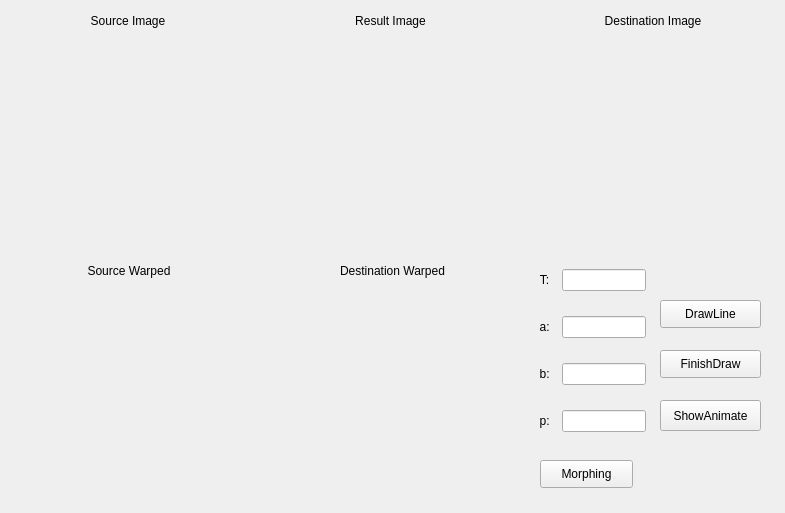
<?xml version="1.0" encoding="UTF-8"?>
<ui version="4.0">
 <class>MainWindow</class>
 <widget class="QMainWindow" name="MainWindow">
  <property name="geometry">
   <rect>
    <x>0</x>
    <y>0</y>
    <width>785</width>
    <height>513</height>
   </rect>
  </property>
  <property name="windowTitle">
   <string>MainWindow</string>
  </property>
  <widget class="QWidget" name="centralwidget">
   <widget class="QWidget" name="horizontalLayoutWidget">
    <property name="geometry">
     <rect>
      <x>0</x>
      <y>40</y>
      <width>781</width>
      <height>191</height>
     </rect>
    </property>
    <layout class="QHBoxLayout" name="horizontalLayout">
     <item>
      <widget class="QLabel" name="sourceimg">
       <property name="minimumSize">
        <size>
         <width>255</width>
         <height>189</height>
        </size>
       </property>
       <property name="maximumSize">
        <size>
         <width>255</width>
         <height>189</height>
        </size>
       </property>
       <property name="text">
        <string/>
       </property>
      </widget>
     </item>
     <item>
      <widget class="QLabel" name="resultimg">
       <property name="minimumSize">
        <size>
         <width>255</width>
         <height>189</height>
        </size>
       </property>
       <property name="maximumSize">
        <size>
         <width>255</width>
         <height>189</height>
        </size>
       </property>
       <property name="text">
        <string/>
       </property>
      </widget>
     </item>
     <item>
      <widget class="QLabel" name="destinationimg">
       <property name="minimumSize">
        <size>
         <width>255</width>
         <height>189</height>
        </size>
       </property>
       <property name="maximumSize">
        <size>
         <width>255</width>
         <height>189</height>
        </size>
       </property>
       <property name="text">
        <string/>
       </property>
      </widget>
     </item>
    </layout>
   </widget>
   <widget class="QWidget" name="horizontalLayoutWidget_2">
    <property name="geometry">
     <rect>
      <x>0</x>
      <y>0</y>
      <width>781</width>
      <height>41</height>
     </rect>
    </property>
    <layout class="QHBoxLayout" name="horizontalLayout_2">
     <item>
      <widget class="QLabel" name="label_3">
       <property name="text">
        <string>Source Image</string>
       </property>
       <property name="alignment">
        <set>Qt::AlignCenter</set>
       </property>
      </widget>
     </item>
     <item>
      <widget class="QLabel" name="label_2">
       <property name="text">
        <string>Result Image</string>
       </property>
       <property name="alignment">
        <set>Qt::AlignCenter</set>
       </property>
      </widget>
     </item>
     <item>
      <widget class="QLabel" name="label">
       <property name="text">
        <string>Destination Image</string>
       </property>
       <property name="alignment">
        <set>Qt::AlignCenter</set>
       </property>
      </widget>
     </item>
    </layout>
   </widget>
   <widget class="QWidget" name="gridLayoutWidget">
    <property name="geometry">
     <rect>
      <x>530</x>
      <y>250</y>
      <width>116</width>
      <height>201</height>
     </rect>
    </property>
    <layout class="QGridLayout" name="gridLayout">
     <item row="2" column="1">
      <widget class="QLineEdit" name="Getb"/>
     </item>
     <item row="0" column="1">
      <widget class="QLineEdit" name="GetT"/>
     </item>
     <item row="0" column="0">
      <widget class="QLabel" name="label_4">
       <property name="font">
        <font>
         <pointsize>9</pointsize>
        </font>
       </property>
       <property name="text">
        <string>   T:  </string>
       </property>
       <property name="alignment">
        <set>Qt::AlignCenter</set>
       </property>
      </widget>
     </item>
     <item row="1" column="0">
      <widget class="QLabel" name="label_5">
       <property name="font">
        <font>
         <pointsize>9</pointsize>
        </font>
       </property>
       <property name="text">
        <string> a:</string>
       </property>
       <property name="alignment">
        <set>Qt::AlignCenter</set>
       </property>
      </widget>
     </item>
     <item row="1" column="1">
      <widget class="QLineEdit" name="Geta"/>
     </item>
     <item row="2" column="0">
      <widget class="QLabel" name="label_6">
       <property name="font">
        <font>
         <pointsize>9</pointsize>
        </font>
       </property>
       <property name="text">
        <string> b:</string>
       </property>
       <property name="alignment">
        <set>Qt::AlignCenter</set>
       </property>
      </widget>
     </item>
     <item row="3" column="0">
      <widget class="QLabel" name="label_7">
       <property name="font">
        <font>
         <pointsize>9</pointsize>
        </font>
       </property>
       <property name="text">
        <string> p:</string>
       </property>
       <property name="alignment">
        <set>Qt::AlignCenter</set>
       </property>
      </widget>
     </item>
     <item row="3" column="1">
      <widget class="QLineEdit" name="Getp"/>
     </item>
    </layout>
   </widget>
   <widget class="QPushButton" name="Morphing">
    <property name="geometry">
     <rect>
      <x>540</x>
      <y>460</y>
      <width>93</width>
      <height>28</height>
     </rect>
    </property>
    <property name="text">
     <string>Morphing</string>
    </property>
   </widget>
   <widget class="QWidget" name="horizontalLayoutWidget_3">
    <property name="geometry">
     <rect>
      <x>0</x>
      <y>300</y>
      <width>519</width>
      <height>191</height>
     </rect>
    </property>
    <layout class="QHBoxLayout" name="horizontalLayout_3">
     <item>
      <widget class="QLabel" name="destinationWarp">
       <property name="minimumSize">
        <size>
         <width>255</width>
         <height>189</height>
        </size>
       </property>
       <property name="maximumSize">
        <size>
         <width>255</width>
         <height>189</height>
        </size>
       </property>
       <property name="text">
        <string/>
       </property>
      </widget>
     </item>
     <item>
      <widget class="QLabel" name="sourceWarp">
       <property name="minimumSize">
        <size>
         <width>255</width>
         <height>189</height>
        </size>
       </property>
       <property name="maximumSize">
        <size>
         <width>255</width>
         <height>189</height>
        </size>
       </property>
       <property name="text">
        <string/>
       </property>
      </widget>
     </item>
    </layout>
   </widget>
   <widget class="QWidget" name="horizontalLayoutWidget_4">
    <property name="geometry">
     <rect>
      <x>0</x>
      <y>250</y>
      <width>521</width>
      <height>41</height>
     </rect>
    </property>
    <layout class="QHBoxLayout" name="horizontalLayout_4">
     <item>
      <widget class="QLabel" name="label_9">
       <property name="text">
        <string>Source Warped</string>
       </property>
       <property name="alignment">
        <set>Qt::AlignCenter</set>
       </property>
      </widget>
     </item>
     <item>
      <widget class="QLabel" name="label_8">
       <property name="text">
        <string>Destination Warped</string>
       </property>
       <property name="alignment">
        <set>Qt::AlignCenter</set>
       </property>
      </widget>
     </item>
    </layout>
   </widget>
   <widget class="QPushButton" name="Draw">
    <property name="geometry">
     <rect>
      <x>660</x>
      <y>300</y>
      <width>101</width>
      <height>28</height>
     </rect>
    </property>
    <property name="text">
     <string>DrawLine</string>
    </property>
   </widget>
   <widget class="QPushButton" name="Show">
    <property name="geometry">
     <rect>
      <x>660</x>
      <y>400</y>
      <width>101</width>
      <height>31</height>
     </rect>
    </property>
    <property name="text">
     <string>ShowAnimate</string>
    </property>
   </widget>
   <widget class="QPushButton" name="Finish">
    <property name="geometry">
     <rect>
      <x>660</x>
      <y>350</y>
      <width>101</width>
      <height>28</height>
     </rect>
    </property>
    <property name="text">
     <string>FinishDraw</string>
    </property>
   </widget>
  </widget>
 </widget>
 <resources/>
 <connections/>
</ui>
